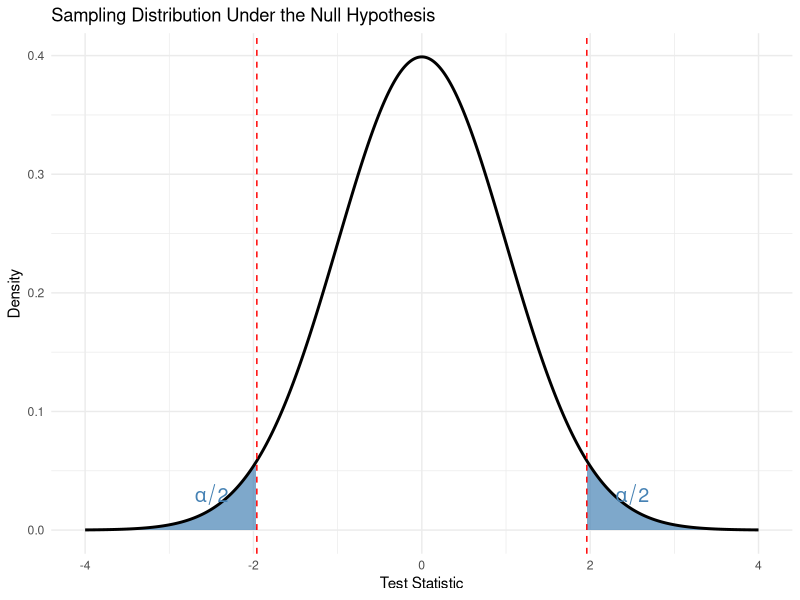
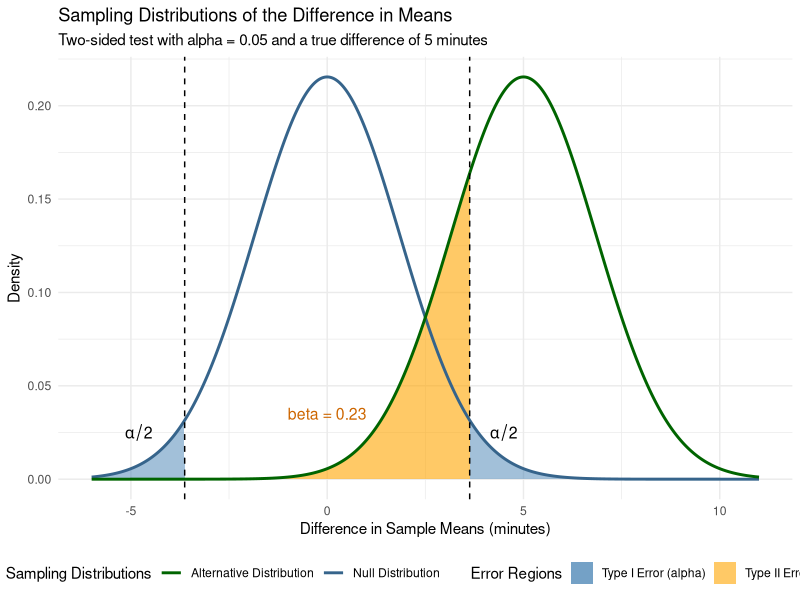
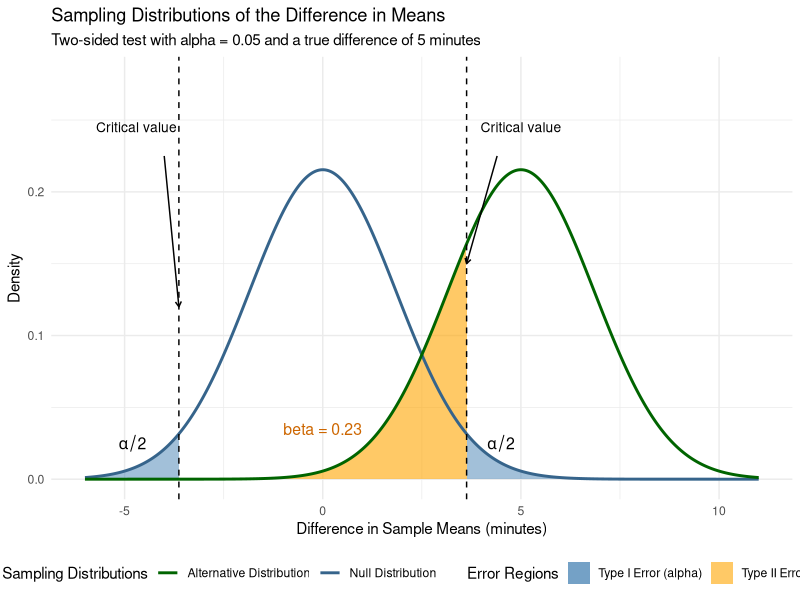
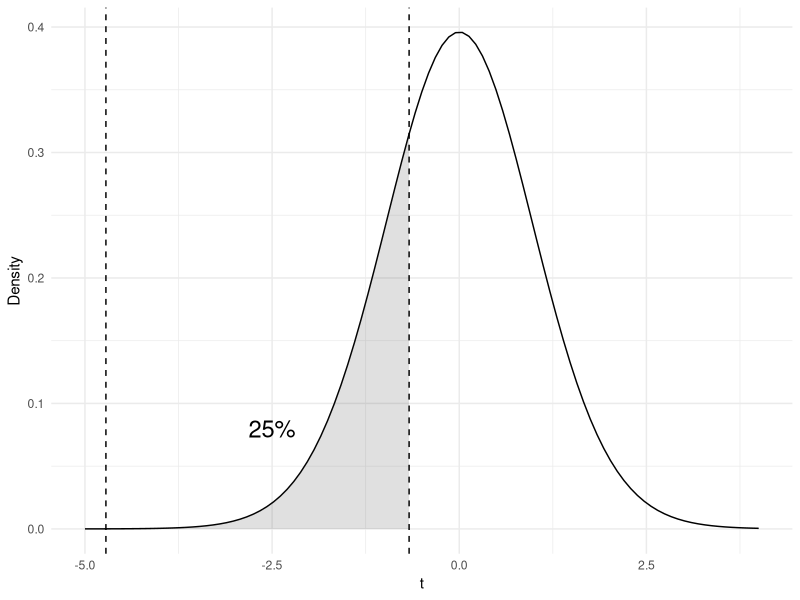
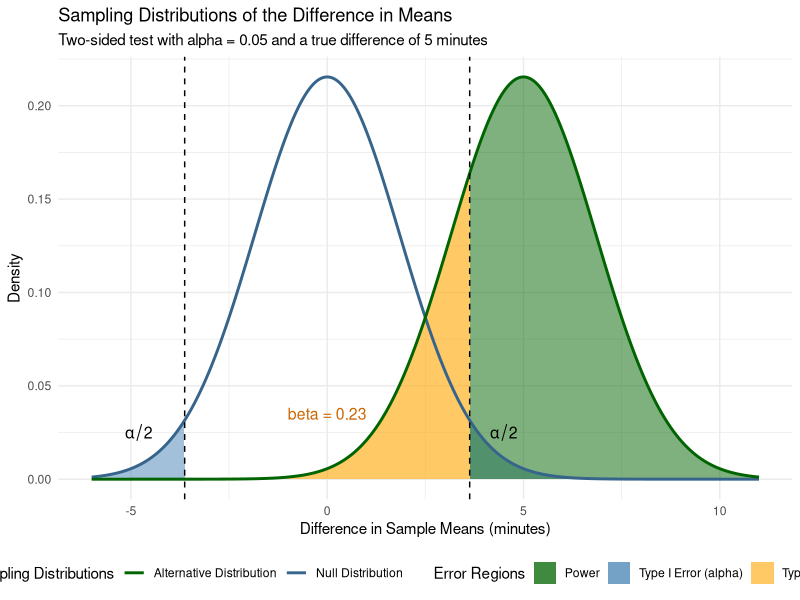
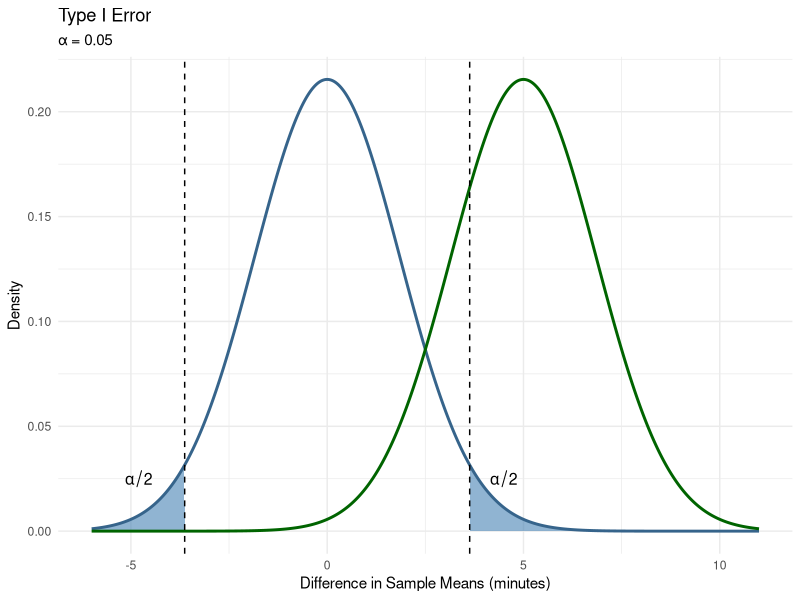
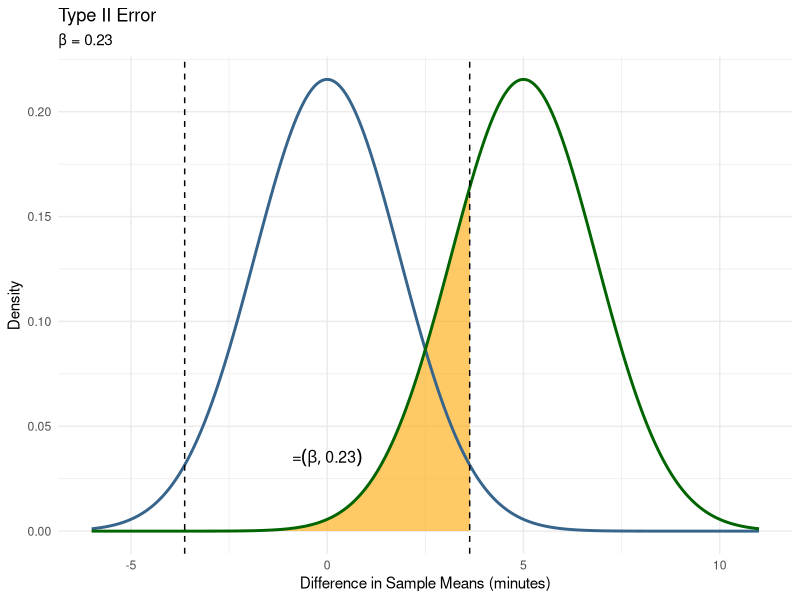
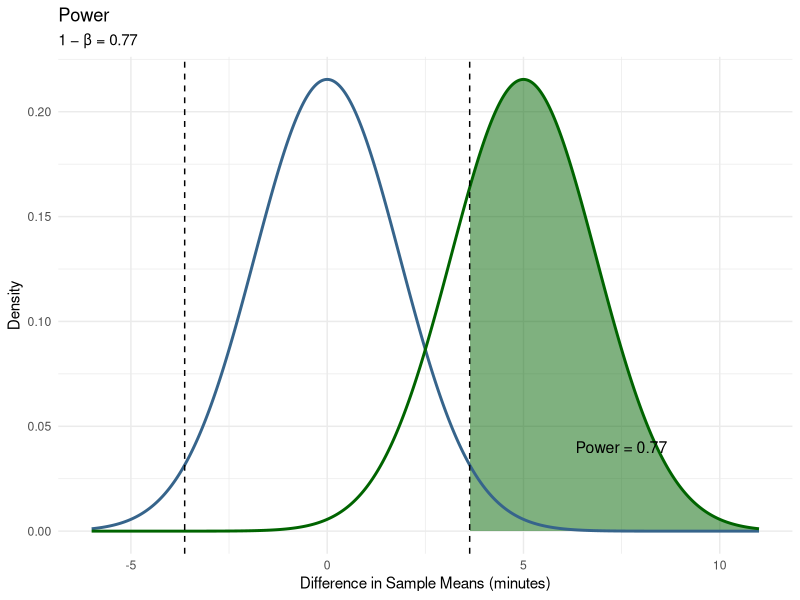

The R source for these figures, in order:
## ---- chunk 1
library(tidyverse)
library(palmerpenguins)
## ---- chunk 2
library(ggplot2)

alpha <- 0.05
z_crit <- qnorm(1 - alpha / 2)

data <- data.frame(x = seq(-4, 4, length.out = 1000))
data$y <- dnorm(data$x)

ggplot(data, aes(x = x, y = y)) +
  geom_area(
    data = subset(data, x <= -z_crit),
    fill = "steelblue",
    alpha = 0.7
  ) +
  geom_area(
    data = subset(data, x >= z_crit),
    fill = "steelblue",
    alpha = 0.7
  ) +
  geom_line(linewidth = 1) +
  geom_vline(
    xintercept = c(-z_crit, z_crit),
    linetype = "dashed",
    color = "red"
  ) +
  annotate("text", x = -2.5, y = 0.03, label = expression(alpha/2),
           color = "steelblue", size = 5) +
  annotate("text", x = 2.5, y = 0.03, label = expression(alpha/2),
           color = "steelblue", size = 5) +
  labs(
    title = "Sampling Distribution Under the Null Hypothesis",
    x = "Test Statistic",
    y = "Density"
  ) +
  theme_minimal()
## ---- chunk 3
#| echo: false
#| message: false
#| warning: false
library(ggplot2)

alpha <- 0.05
effect_size <- 5
se <- 1.852

crit <- qnorm(1 - alpha / 2) * se

x <- seq(-6, 11, length.out = 2000)

null <- data.frame(
  x = x,
  y = dnorm(x, mean = 0, sd = se)
)

alternative <- data.frame(
  x = x,
  y = dnorm(x, mean = effect_size, sd = se)
)

beta <- pnorm(crit, mean = effect_size, sd = se) -
        pnorm(-crit, mean = effect_size, sd = se)

ggplot() +
  # Type I error: two tails under the null distribution
  geom_area(
    data = subset(null, x <= -crit),
    aes(x = x, y = y, fill = "Type I Error (alpha)"),
    alpha = 0.5
  ) +
  geom_area(
    data = subset(null, x >= crit),
    aes(x = x, y = y, fill = "Type I Error (alpha)"),
    alpha = 0.5
  ) +
  # Type II error: central region under the alternative distribution
  geom_area(
    data = subset(alternative, x >= -crit & x <= crit),
    aes(x = x, y = y, fill = "Type II Error (beta)"),
    alpha = 0.6
  ) +
  # Null and alternative distributions
  geom_line(
    data = null,
    aes(x = x, y = y, color = "Null Distribution"),
    linewidth = 1
  ) +
  geom_line(
    data = alternative,
    aes(x = x, y = y, color = "Alternative Distribution"),
    linewidth = 1
  ) +
  # Critical values
  geom_vline(
    xintercept = c(-crit, crit),
    linetype = "dashed",
    color = "black"
  ) +
  # Type I error labels
  annotate(
    "text",
    x = -4.8, y = 0.025,
    label = "alpha/2",
    parse = TRUE,
    size = 4
  ) +
  annotate(
    "text",
    x = 4.5, y = 0.025,
    label = "alpha/2",
    parse = TRUE,
    size = 4
  ) +
  # Type II error label
  annotate(
    "text",
    x = 0, y = 0.035,
    label = paste0("beta = ", round(beta, 2)),
    color = "darkorange3",
    size = 4
  ) +
  scale_fill_manual(
    name = "Error Regions",
    values = c(
      "Type I Error (alpha)" = "steelblue",
      "Type II Error (beta)" = "orange"
    )
  ) +
  scale_color_manual(
    name = "Sampling Distributions",
    values = c(
      "Null Distribution" = "steelblue4",
      "Alternative Distribution" = "darkgreen"
    )
  ) +
  labs(
    title = "Sampling Distributions of the Difference in Means",
    subtitle = "Two-sided test with alpha = 0.05 and a true difference of 5 minutes",
    x = "Difference in Sample Means (minutes)",
    y = "Density"
  ) +
  coord_cartesian(xlim = c(-6, 11)) +
  theme_minimal() +
  theme(legend.position = "bottom")
## ---- chunk 4
#| echo: false
#| message: false
#| warning: false
library(ggplot2)

alpha <- 0.05
effect_size <- 5
se <- 1.852

crit <- qnorm(1 - alpha / 2) * se

x <- seq(-6, 11, length.out = 2000)

null <- data.frame(
  x = x,
  y = dnorm(x, mean = 0, sd = se)
)

alternative <- data.frame(
  x = x,
  y = dnorm(x, mean = effect_size, sd = se)
)

beta <- pnorm(crit, mean = effect_size, sd = se) -
        pnorm(-crit, mean = effect_size, sd = se)

ggplot() +
  # Type I error: two tails under the null distribution
  geom_area(
    data = subset(null, x <= -crit),
    aes(x = x, y = y, fill = "Type I Error (alpha)"),
    alpha = 0.5
  ) +
  geom_area(
    data = subset(null, x >= crit),
    aes(x = x, y = y, fill = "Type I Error (alpha)"),
    alpha = 0.5
  ) +
  # Type II error: central region under the alternative distribution
  geom_area(
    data = subset(alternative, x >= -crit & x <= crit),
    aes(x = x, y = y, fill = "Type II Error (beta)"),
    alpha = 0.6
  ) +
  # Null and alternative distributions
  geom_line(
    data = null,
    aes(x = x, y = y, color = "Null Distribution"),
    linewidth = 1
  ) +
  geom_line(
    data = alternative,
    aes(x = x, y = y, color = "Alternative Distribution"),
    linewidth = 1
  ) +
  # Critical values
  geom_vline(
    xintercept = c(-crit, crit),
    linetype = "dashed",
    color = "black"
  ) +
  # Type I error labels
  annotate(
    "text",
    x = -4.8, y = 0.025,
    label = "alpha/2",
    parse = TRUE,
    size = 4
  ) +
  annotate(
    "text",
    x = 4.5, y = 0.025,
    label = "alpha/2",
    parse = TRUE,
    size = 4
  ) +
  # Type II error label
  annotate(
    "text",
    x = 0, y = 0.035,
    label = paste0("beta = ", round(beta, 2)),
    color = "darkorange3",
    size = 4
  ) +
  # Arrows pointing to the critical values
  annotate(
    "text",
    x = -4.7, y = 0.245,
    label = "Critical value",
    size = 3.5
  ) +
  annotate(
    "segment",
    x = -4.0, y = 0.225,
    xend = -crit, yend = 0.12,
    arrow = grid::arrow(length = grid::unit(0.15, "cm")),
    color = "black"
  ) +
  annotate(
    "text",
    x = 5.0, y = 0.245,
    label = "Critical value",
    size = 3.5
  ) +
  annotate(
    "segment",
    x = 4.4, y = 0.225,
    xend = crit, yend = 0.15,
    arrow = grid::arrow(length = grid::unit(0.15, "cm")),
    color = "black"
  ) +
  scale_fill_manual(
    name = "Error Regions",
    values = c(
      "Type I Error (alpha)" = "steelblue",
      "Type II Error (beta)" = "orange"
    )
  ) +
  scale_color_manual(
    name = "Sampling Distributions",
    values = c(
      "Null Distribution" = "steelblue4",
      "Alternative Distribution" = "darkgreen"
    )
  ) +
  labs(
    title = "Sampling Distributions of the Difference in Means",
    subtitle = "Two-sided test with alpha = 0.05 and a true difference of 5 minutes",
    x = "Difference in Sample Means (minutes)",
    y = "Density"
  ) +
  coord_cartesian(xlim = c(-6, 11), ylim = c(0, 0.28)) +
  theme_minimal() +
  theme(legend.position = "bottom")
## ---- chunk 5
#| echo: false
#| message: false
#| warning: false
library(ggplot2)

df <- 34

ggplot(data.frame(x = c(-5, 4)), aes(x)) +
  stat_function(fun = dt, args = list(df = df)) +
  
  # Phi(-4.72)
  stat_function(
    fun = dt,
    args = list(df = df),
    geom = "area",
    xlim = c(-5, -4.72),
    alpha = 0.3
  ) +
  
  # Phi(-0.67)
  stat_function(
    fun = dt,
    args = list(df = df),
    geom = "area",
    xlim = c(-5, -0.67),
    alpha = 0.15
  ) +
  
  geom_vline(xintercept = -4.72, linetype = "dashed") +
  geom_vline(xintercept = -0.67, linetype = "dashed") +
  
  annotate(
    "text",
    x = -2.5,
    y = 0.08,
    label = "25%",
    size = 6
  ) +
  
  labs(
    x = "t",
    y = "Density"
  ) +
  theme_minimal()
## ---- chunk 6
#| echo: false
#| message: false
#| warning: false
library(ggplot2)

alpha <- 0.05
effect_size <- 5
se <- 1.852

crit <- qnorm(1 - alpha / 2) * se

x <- seq(-6, 11, length.out = 2000)

null <- data.frame(
  x = x,
  y = dnorm(x, mean = 0, sd = se)
)

alternative <- data.frame(
  x = x,
  y = dnorm(x, mean = effect_size, sd = se)
)

beta <- pnorm(crit, mean = effect_size, sd = se) -
        pnorm(-crit, mean = effect_size, sd = se)

power <- 1 - beta

ggplot() +
  # Type I error: two tails under the null distribution
  geom_area(
    data = subset(null, x <= -crit),
    aes(x = x, y = y, fill = "Type I Error (alpha)"),
    alpha = 0.5
  ) +
  geom_area(
    data = subset(null, x >= crit),
    aes(x = x, y = y, fill = "Type I Error (alpha)"),
    alpha = 0.5
  ) +
  # Type II error: central region under the alternative distribution
  geom_area(
    data = subset(alternative, x >= -crit & x <= crit),
    aes(x = x, y = y, fill = "Type II Error (beta)"),
    alpha = 0.6
  ) +
  # Power: two tails under the alternative distribution
  geom_area(
    data = subset(alternative, x <= -crit),
    aes(x = x, y = y, fill = "Power"),
    alpha = 0.5
  ) +
  geom_area(
    data = subset(alternative, x >= crit),
    aes(x = x, y = y, fill = "Power"),
    alpha = 0.5
  ) +
  # Null and alternative distributions
  geom_line(
    data = null,
    aes(x = x, y = y, color = "Null Distribution"),
    linewidth = 1
  ) +
  geom_line(
    data = alternative,
    aes(x = x, y = y, color = "Alternative Distribution"),
    linewidth = 1
  ) +
  # Critical values
  geom_vline(
    xintercept = c(-crit, crit),
    linetype = "dashed",
    color = "black"
  ) +
  # Type I error labels
  annotate(
    "text",
    x = -4.8, y = 0.025,
    label = "alpha/2",
    parse = TRUE,
    size = 4
  ) +
  annotate(
    "text",
    x = 4.5, y = 0.025,
    label = "alpha/2",
    parse = TRUE,
    size = 4
  ) +
  # Type II error label
  annotate(
    "text",
    x = 0, y = 0.035,
    label = paste0("beta = ", round(beta, 2)),
    color = "darkorange3",
    size = 4
  ) +
  # Power label
  #annotate(
   # "text",
    #x = 7.5, y = 0.04,
    #label = paste0("Power = ", round(power, 2)),
    #color = "darkgreen",
    #size = 4
  #) +
  scale_fill_manual(
    name = "Error Regions",
    values = c(
      "Type I Error (alpha)" = "steelblue",
      "Type II Error (beta)" = "orange",
      "Power" = "darkgreen"
    )
  ) +
  scale_color_manual(
    name = "Sampling Distributions",
    values = c(
      "Null Distribution" = "steelblue4",
      "Alternative Distribution" = "darkgreen"
    )
  ) +
  labs(
    title = "Sampling Distributions of the Difference in Means",
    subtitle = "Two-sided test with alpha = 0.05 and a true difference of 5 minutes",
    x = "Difference in Sample Means (minutes)",
    y = "Density"
  ) +
  coord_cartesian(xlim = c(-6, 11)) +
  theme_minimal() +
  theme(legend.position = "bottom")
## ---- chunk 7
#| echo: false
#| message: false
#| warning: false

library(ggplot2)

alpha <- 0.05
effect_size <- 5
se <- 1.852

crit <- qnorm(1 - alpha / 2) * se

x <- seq(-6, 11, length.out = 2000)

null <- data.frame(
  x = x,
  y = dnorm(x, mean = 0, sd = se)
)

alternative <- data.frame(
  x = x,
  y = dnorm(x, mean = effect_size, sd = se)
)

beta <- pnorm(crit, mean = effect_size, sd = se) -
        pnorm(-crit, mean = effect_size, sd = se)

power <- 1 - beta


# -------------------------
# Type I Error
# -------------------------

ggplot() +
  geom_area(
    data = subset(null, x <= -crit),
    aes(x = x, y = y),
    fill = "steelblue",
    alpha = 0.6
  ) +
  geom_area(
    data = subset(null, x >= crit),
    aes(x = x, y = y),
    fill = "steelblue",
    alpha = 0.6
  ) +
  geom_line(
    data = null,
    aes(x = x, y = y),
    color = "steelblue4",
    linewidth = 1
  ) +
  geom_line(
    data = alternative,
    aes(x = x, y = y),
    color = "darkgreen",
    linewidth = 1
  ) +
  geom_vline(
    xintercept = c(-crit, crit),
    linetype = "dashed"
  ) +
  annotate(
    "text",
    x = -4.8, y = 0.025,
    label = "alpha/2",
    parse = TRUE,
    size = 4
  ) +
  annotate(
    "text",
    x = 4.5, y = 0.025,
    label = "alpha/2",
    parse = TRUE,
    size = 4
  ) +
  labs(
    title = "Type I Error",
    subtitle = "α = 0.05",
    x = "Difference in Sample Means (minutes)",
    y = "Density"
  ) +
  coord_cartesian(xlim = c(-6, 11)) +
  theme_minimal()
## ---- chunk 8

# -------------------------
# Type II Error
# -------------------------

ggplot() +
  geom_area(
    data = subset(alternative, x >= -crit & x <= crit),
    aes(x = x, y = y),
    fill = "orange",
    alpha = 0.6
  ) +
  geom_line(
    data = null,
    aes(x = x, y = y),
    color = "steelblue4",
    linewidth = 1
  ) +
  geom_line(
    data = alternative,
    aes(x = x, y = y),
    color = "darkgreen",
    linewidth = 1
  ) +
  geom_vline(
    xintercept = c(-crit, crit),
    linetype = "dashed"
  ) +
  annotate(
    "text",
    x = 0,
    y = 0.035,
    label = paste0("beta = ", round(beta, 2)),
    parse = TRUE,
    size = 4
  ) +
  labs(
    title = "Type II Error",
    subtitle = paste0("β = ", round(beta, 2)),
    x = "Difference in Sample Means (minutes)",
    y = "Density"
  ) +
  coord_cartesian(xlim = c(-6, 11)) +
  theme_minimal()
## ---- chunk 9

# -------------------------
# Power
# -------------------------

ggplot() +
  geom_area(
    data = subset(alternative, x <= -crit),
    aes(x = x, y = y),
    fill = "darkgreen",
    alpha = 0.5
  ) +
  geom_area(
    data = subset(alternative, x >= crit),
    aes(x = x, y = y),
    fill = "darkgreen",
    alpha = 0.5
  ) +
  geom_line(
    data = null,
    aes(x = x, y = y),
    color = "steelblue4",
    linewidth = 1
  ) +
  geom_line(
    data = alternative,
    aes(x = x, y = y),
    color = "darkgreen",
    linewidth = 1
  ) +
  geom_vline(
    xintercept = c(-crit, crit),
    linetype = "dashed"
  ) +
  annotate(
    "text",
    x = 7.5,
    y = 0.04,
    label = paste0("Power = ", round(power, 2)),
    size = 4
  ) +
  labs(
    title = "Power",
    subtitle = paste0("1 − β = ", round(power, 2)),
    x = "Difference in Sample Means (minutes)",
    y = "Density"
  ) +
  coord_cartesian(xlim = c(-6, 11)) +
  theme_minimal()
## ---- chunk 10
#| echo: false
#| message: false
#| warning: false
library(ggplot2)

alpha <- 0.05
effect_size <- 5
se <- 1.852

crit <- qnorm(1 - alpha / 2) * se

x <- seq(-6, 11, length.out = 2000)

null <- data.frame(
  x = x,
  y = dnorm(x, mean = 0, sd = se)
)

alternative <- data.frame(
  x = x,
  y = dnorm(x, mean = effect_size, sd = se)
)

beta <- pnorm(crit, mean = effect_size, sd = se) -
        pnorm(-crit, mean = effect_size, sd = se)

power <- 1 - beta

ggplot() +
  # Type I error: two tails under the null distribution
  geom_area(
    data = subset(null, x <= -crit),
    aes(x = x, y = y, fill = "Type I Error (alpha)"),
    alpha = 0.5
  ) +
  geom_area(
    data = subset(null, x >= crit),
    aes(x = x, y = y, fill = "Type I Error (alpha)"),
    alpha = 0.5
  ) +
  # Type II error: central region under the alternative distribution
  geom_area(
    data = subset(alternative, x >= -crit & x <= crit),
    aes(x = x, y = y, fill = "Type II Error (beta)"),
    alpha = 0.6
  ) +
  # Power: two tails under the alternative distribution
  geom_area(
    data = subset(alternative, x <= -crit),
    aes(x = x, y = y, fill = "Power"),
    alpha = 0.5
  ) +
  geom_area(
    data = subset(alternative, x >= crit),
    aes(x = x, y = y, fill = "Power"),
    alpha = 0.5
  ) +
  # Null and alternative distributions
  geom_line(
    data = null,
    aes(x = x, y = y, color = "Null Distribution"),
    linewidth = 1
  ) +
  geom_line(
    data = alternative,
    aes(x = x, y = y, color = "Alternative Distribution"),
    linewidth = 1
  ) +
  # Critical values
  geom_vline(
    xintercept = c(-crit, crit),
    linetype = "dashed",
    color = "black"
  ) +
  # Type I error labels
  annotate(
    "text",
    x = -4.8, y = 0.025,
    label = "alpha/2",
    parse = TRUE,
    size = 4
  ) +
  annotate(
    "text",
    x = 4.5, y = 0.025,
    label = "alpha/2",
    parse = TRUE,
    size = 4
  ) +
  # Type II error label
  annotate(
    "text",
    x = 0, y = 0.035,
    label = paste0("beta = ", round(beta, 2)),
    color = "darkorange3",
    size = 4
  ) +
  # Power label
  #annotate(
   # "text",
    #x = 7.5, y = 0.04,
    #label = paste0("Power = ", round(power, 2)),
    #color = "darkgreen",
    #size = 4
  #) +
  scale_fill_manual(
    name = "Error Regions",
    values = c(
      "Type I Error (alpha)" = "steelblue",
      "Type II Error (beta)" = "orange",
      "Power" = "darkgreen"
    )
  ) +
  scale_color_manual(
    name = "Sampling Distributions",
    values = c(
      "Null Distribution" = "steelblue4",
      "Alternative Distribution" = "darkgreen"
    )
  ) +
  labs(
    title = "Sampling Distributions of the Difference in Means",
    subtitle = "Two-sided test with alpha = 0.05 and a true difference of 5 minutes",
    x = "Difference in Sample Means (minutes)",
    y = "Density"
  ) +
  coord_cartesian(xlim = c(-6, 11)) +
  theme_minimal() +
  theme(legend.position = "bottom")
## ---- chunk 11
#| echo: false
#| message: false
#| warning: false
library(ggplot2)

alpha <- 0.05
effect_size <- 10
se <- 1.852

crit <- qnorm(1 - alpha / 2) * se

x <- seq(-6, 16, length.out = 2000)

null <- data.frame(
  x = x,
  y = dnorm(x, mean = 0, sd = se)
)

alternative <- data.frame(
  x = x,
  y = dnorm(x, mean = effect_size, sd = se)
)

beta <- pnorm(crit, mean = effect_size, sd = se) -
        pnorm(-crit, mean = effect_size, sd = se)

power <- 1 - beta

ggplot() +
  # Type I error: two tails under the null distribution
  geom_area(
    data = subset(null, x <= -crit),
    aes(x = x, y = y, fill = "Type I Error (alpha)"),
    alpha = 0.5
  ) +
  geom_area(
    data = subset(null, x >= crit),
    aes(x = x, y = y, fill = "Type I Error (alpha)"),
    alpha = 0.5
  ) +
  # Type II error: central region under the alternative distribution
  geom_area(
    data = subset(alternative, x >= -crit & x <= crit),
    aes(x = x, y = y, fill = "Type II Error (beta)"),
    alpha = 0.6
  ) +
  # Power: two tails under the alternative distribution
  geom_area(
    data = subset(alternative, x <= -crit),
    aes(x = x, y = y, fill = "Power"),
    alpha = 0.5
  ) +
  geom_area(
    data = subset(alternative, x >= crit),
    aes(x = x, y = y, fill = "Power"),
    alpha = 0.5
  ) +
  # Null and alternative distributions
  geom_line(
    data = null,
    aes(x = x, y = y, color = "Null Distribution"),
    linewidth = 1
  ) +
  geom_line(
    data = alternative,
    aes(x = x, y = y, color = "Alternative Distribution"),
    linewidth = 1
  ) +
  # Critical values
  geom_vline(
    xintercept = c(-crit, crit),
    linetype = "dashed",
    color = "black"
  ) +
  # Type I error labels
  annotate(
    "text",
    x = -4.8, y = 0.025,
    label = "alpha/2",
    parse = TRUE,
    size = 4
  ) +
  annotate(
    "text",
    x = 4.5, y = 0.025,
    label = "alpha/2",
    parse = TRUE,
    size = 4
  ) +
  # Type II error label
  annotate(
    "text",
    x = 0, y = 0.035,
    label = paste0("beta = ", round(beta, 2)),
    color = "darkorange3",
    size = 4
  ) +
  scale_fill_manual(
    name = "Error Regions",
    values = c(
      "Type I Error (alpha)" = "steelblue",
      "Type II Error (beta)" = "orange",
      "Power" = "darkgreen"
    )
  ) +
  scale_color_manual(
    name = "Sampling Distributions",
    values = c(
      "Null Distribution" = "steelblue4",
      "Alternative Distribution" = "darkgreen"
    )
  ) +
  labs(
    title = "Sampling Distributions of the Difference in Means",
    subtitle = "Two-sided test with alpha = 0.05 and a true difference of 10 minutes",
    x = "Difference in Sample Means (minutes)",
    y = "Density"
  ) +
  coord_cartesian(xlim = c(-6, 16)) +
  theme_minimal() +
  theme(legend.position = "bottom")
## ---- chunk 12
#| echo: false
#| message: false
#| warning: false
library(ggplot2)

alpha <- 0.05
effect_size <- 1
se <- 1.852

crit <- qnorm(1 - alpha / 2) * se

x <- seq(-6, 11, length.out = 2000)

null <- data.frame(
  x = x,
  y = dnorm(x, mean = 0, sd = se)
)

alternative <- data.frame(
  x = x,
  y = dnorm(x, mean = effect_size, sd = se)
)

beta <- pnorm(crit, mean = effect_size, sd = se) -
        pnorm(-crit, mean = effect_size, sd = se)

power <- 1 - beta

ggplot() +
  # Type I error: two tails under the null distribution
  geom_area(
    data = subset(null, x <= -crit),
    aes(x = x, y = y, fill = "Type I Error (alpha)"),
    alpha = 0.5
  ) +
  geom_area(
    data = subset(null, x >= crit),
    aes(x = x, y = y, fill = "Type I Error (alpha)"),
    alpha = 0.5
  ) +
  # Type II error: central region under the alternative distribution
  geom_area(
    data = subset(alternative, x >= -crit & x <= crit),
    aes(x = x, y = y, fill = "Type II Error (beta)"),
    alpha = 0.6
  ) +
  # Power: two tails under the alternative distribution
  geom_area(
    data = subset(alternative, x <= -crit),
    aes(x = x, y = y, fill = "Power"),
    alpha = 0.5
  ) +
  geom_area(
    data = subset(alternative, x >= crit),
    aes(x = x, y = y, fill = "Power"),
    alpha = 0.5
  ) +
  # Null and alternative distributions
  geom_line(
    data = null,
    aes(x = x, y = y, color = "Null Distribution"),
    linewidth = 1
  ) +
  geom_line(
    data = alternative,
    aes(x = x, y = y, color = "Alternative Distribution"),
    linewidth = 1
  ) +
  # Critical values
  geom_vline(
    xintercept = c(-crit, crit),
    linetype = "dashed",
    color = "black"
  ) +
  # Type I error labels
  annotate(
    "text",
    x = -4.8, y = 0.025,
    label = "alpha/2",
    parse = TRUE,
    size = 4
  ) +
  annotate(
    "text",
    x = 4.5, y = 0.025,
    label = "alpha/2",
    parse = TRUE,
    size = 4
  ) +
  # Type II error label
  annotate(
    "text",
    x = 0, y = 0.035,
    label = paste0("beta = ", round(beta, 2)),
    color = "darkorange3",
    size = 4
  ) +
  scale_fill_manual(
    name = "Error Regions",
    values = c(
      "Type I Error (alpha)" = "steelblue",
      "Type II Error (beta)" = "orange",
      "Power" = "darkgreen"
    )
  ) +
  scale_color_manual(
    name = "Sampling Distributions",
    values = c(
      "Null Distribution" = "steelblue4",
      "Alternative Distribution" = "darkgreen"
    )
  ) +
  labs(
    title = "Sampling Distributions of the Difference in Means",
    subtitle = "Two-sided test with alpha = 0.05 and a true difference of 1 minute",
    x = "Difference in Sample Means (minutes)",
    y = "Density"
  ) +
  coord_cartesian(xlim = c(-6, 11)) +
  theme_minimal() +
  theme(legend.position = "bottom")
## ---- chunk 13
#| echo: false
#| message: false
#| warning: false
library(ggplot2)

alpha <- 0.05
effect_size <- 5
se <- 1.852

crit <- qnorm(1 - alpha / 2) * se

x <- seq(-6, 11, length.out = 2000)

null <- data.frame(
  x = x,
  y = dnorm(x, mean = 0, sd = se)
)

alternative <- data.frame(
  x = x,
  y = dnorm(x, mean = effect_size, sd = se)
)

beta <- pnorm(crit, mean = effect_size, sd = se) -
        pnorm(-crit, mean = effect_size, sd = se)

power <- 1 - beta

ggplot() +
  # Type I error: two tails under the null distribution
  geom_area(
    data = subset(null, x <= -crit),
    aes(x = x, y = y, fill = "Type I Error (alpha)"),
    alpha = 0.5
  ) +
  geom_area(
    data = subset(null, x >= crit),
    aes(x = x, y = y, fill = "Type I Error (alpha)"),
    alpha = 0.5
  ) +
  # Type II error: central region under the alternative distribution
  geom_area(
    data = subset(alternative, x >= -crit & x <= crit),
    aes(x = x, y = y, fill = "Type II Error (beta)"),
    alpha = 0.6
  ) +
  # Power: two tails under the alternative distribution
  geom_area(
    data = subset(alternative, x <= -crit),
    aes(x = x, y = y, fill = "Power"),
    alpha = 0.5
  ) +
  geom_area(
    data = subset(alternative, x >= crit),
    aes(x = x, y = y, fill = "Power"),
    alpha = 0.5
  ) +
  # Null and alternative distributions
  geom_line(
    data = null,
    aes(x = x, y = y, color = "Null Distribution"),
    linewidth = 1
  ) +
  geom_line(
    data = alternative,
    aes(x = x, y = y, color = "Alternative Distribution"),
    linewidth = 1
  ) +
  # Critical values
  geom_vline(
    xintercept = c(-crit, crit),
    linetype = "dashed",
    color = "black"
  ) +
  # Type I error labels
  annotate(
    "text",
    x = -4.8, y = 0.025,
    label = "alpha/2",
    parse = TRUE,
    size = 4
  ) +
  annotate(
    "text",
    x = 4.5, y = 0.025,
    label = "alpha/2",
    parse = TRUE,
    size = 4
  ) +
  # Type II error label
  annotate(
    "text",
    x = 0, y = 0.035,
    label = paste0("beta = ", round(beta, 2)),
    color = "darkorange3",
    size = 4
  ) +
  # Power label
  #annotate(
   # "text",
    #x = 7.5, y = 0.04,
    #label = paste0("Power = ", round(power, 2)),
    #color = "darkgreen",
    #size = 4
  #) +
  scale_fill_manual(
    name = "Error Regions",
    values = c(
      "Type I Error (alpha)" = "steelblue",
      "Type II Error (beta)" = "orange",
      "Power" = "darkgreen"
    )
  ) +
  scale_color_manual(
    name = "Sampling Distributions",
    values = c(
      "Null Distribution" = "steelblue4",
      "Alternative Distribution" = "darkgreen"
    )
  ) +
  labs(
    title = "Sampling Distributions of the Difference in Means",
    subtitle = "Two-sided test with alpha = 0.05 and a true difference of 5 minutes",
    x = "Difference in Sample Means (minutes)",
    y = "Density"
  ) +
  coord_cartesian(xlim = c(-6, 11)) +
  theme_minimal() +
  theme(legend.position = "bottom")
## ---- chunk 14
#| echo: false
#| message: false
#| warning: false
library(ggplot2)

alpha <- 0.05
effect_size <- 5
se <- 1.852 / sqrt(10)
df <- 349

crit <- qt(1 - alpha / 2, df = df) * se

x <- seq(-3, 9, length.out = 2000)

null <- data.frame(
  x = x,
  y = dnorm(x, mean = 0, sd = se)
)

alternative <- data.frame(
  x = x,
  y = dnorm(x, mean = effect_size, sd = se)
)

beta <- pnorm(crit, mean = effect_size, sd = se) -
        pnorm(-crit, mean = effect_size, sd = se)

power <- 1 - beta

ggplot() +
  # Type I error: two tails under the null distribution
  geom_area(
    data = subset(null, x <= -crit),
    aes(x = x, y = y, fill = "Type I Error (alpha)"),
    alpha = 0.5
  ) +
  geom_area(
    data = subset(null, x >= crit),
    aes(x = x, y = y, fill = "Type I Error (alpha)"),
    alpha = 0.5
  ) +
  # Type II error: central region under the alternative distribution
  geom_area(
    data = subset(alternative, x >= -crit & x <= crit),
    aes(x = x, y = y, fill = "Type II Error (beta)"),
    alpha = 0.6
  ) +
  # Power: two tails under the alternative distribution
  geom_area(
    data = subset(alternative, x <= -crit),
    aes(x = x, y = y, fill = "Power"),
    alpha = 0.5
  ) +
  geom_area(
    data = subset(alternative, x >= crit),
    aes(x = x, y = y, fill = "Power"),
    alpha = 0.5
  ) +
  # Null and alternative distributions
  geom_line(
    data = null,
    aes(x = x, y = y, color = "Null Distribution"),
    linewidth = 1
  ) +
  geom_line(
    data = alternative,
    aes(x = x, y = y, color = "Alternative Distribution"),
    linewidth = 1
  ) +
  # Critical values
  geom_vline(
    xintercept = c(-crit, crit),
    linetype = "dashed",
    color = "black"
  ) +
  # Type I error labels
  annotate(
    "text",
    x = -2.5, y = 0.08,
    label = "alpha/2",
    parse = TRUE,
    size = 4
  ) +
  annotate(
    "text",
    x = 2.5, y = 0.08,
    label = "alpha/2",
    parse = TRUE,
    size = 4
  ) +
  # Type II error label
  annotate(
    "text",
    x = 0, y = 0.10,
    label = paste0("beta = ", round(beta, 2)),
    color = "darkorange3",
    size = 4
  ) +
  scale_fill_manual(
    name = "Error Regions",
    values = c(
      "Type I Error (alpha)" = "steelblue",
      "Type II Error (beta)" = "orange",
      "Power" = "darkgreen"
    )
  ) +
  scale_color_manual(
    name = "Sampling Distributions",
    values = c(
      "Null Distribution" = "steelblue4",
      "Alternative Distribution" = "darkgreen"
    )
  ) +
  labs(
    title = "Sampling Distributions of the Difference in Means",
    subtitle = "n1 = 350, n2 = 400, df = 349, true difference = 5 minutes",
    x = "Difference in Sample Means (minutes)",
    y = "Density"
  ) +
  coord_cartesian(xlim = c(-3, 9)) +
  theme_minimal() +
  theme(legend.position = "bottom")
## ---- chunk 15
#| echo: false
#| message: false
#| warning: false
library(ggplot2)

alpha <- 0.10
effect_size <- 5
se <- 1.852

crit <- qnorm(1 - alpha / 2) * se

x <- seq(-6, 11, length.out = 2000)

null <- data.frame(
  x = x,
  y = dnorm(x, mean = 0, sd = se)
)

alternative <- data.frame(
  x = x,
  y = dnorm(x, mean = effect_size, sd = se)
)

beta <- pnorm(crit, mean = effect_size, sd = se) -
        pnorm(-crit, mean = effect_size, sd = se)

power <- 1 - beta

ggplot() +
  # Type I error: two tails under the null distribution
  geom_area(
    data = subset(null, x <= -crit),
    aes(x = x, y = y, fill = "Type I Error (alpha)"),
    alpha = 0.5
  ) +
  geom_area(
    data = subset(null, x >= crit),
    aes(x = x, y = y, fill = "Type I Error (alpha)"),
    alpha = 0.5
  ) +
  # Type II error: central region under the alternative distribution
  geom_area(
    data = subset(alternative, x >= -crit & x <= crit),
    aes(x = x, y = y, fill = "Type II Error (beta)"),
    alpha = 0.6
  ) +
  # Power: two tails under the alternative distribution
  geom_area(
    data = subset(alternative, x <= -crit),
    aes(x = x, y = y, fill = "Power"),
    alpha = 0.5
  ) +
  geom_area(
    data = subset(alternative, x >= crit),
    aes(x = x, y = y, fill = "Power"),
    alpha = 0.5
  ) +
  # Null and alternative distributions
  geom_line(
    data = null,
    aes(x = x, y = y, color = "Null Distribution"),
    linewidth = 1
  ) +
  geom_line(
    data = alternative,
    aes(x = x, y = y, color = "Alternative Distribution"),
    linewidth = 1
  ) +
  # Critical values
  geom_vline(
    xintercept = c(-crit, crit),
    linetype = "dashed",
    color = "black"
  ) +
  # Type I error labels
  annotate(
    "text",
    x = -4.8, y = 0.025,
    label = "alpha/2",
    parse = TRUE,
    size = 4
  ) +
  annotate(
    "text",
    x = 4.5, y = 0.025,
    label = "alpha/2",
    parse = TRUE,
    size = 4
  ) +
  # Type II error label
  annotate(
    "text",
    x = 0, y = 0.035,
    label = paste0("beta = ", round(beta, 2)),
    color = "darkorange3",
    size = 4
  ) +
  scale_fill_manual(
    name = "Error Regions",
    values = c(
      "Type I Error (alpha)" = "steelblue",
      "Type II Error (beta)" = "orange",
      "Power" = "darkgreen"
    )
  ) +
  scale_color_manual(
    name = "Sampling Distributions",
    values = c(
      "Null Distribution" = "steelblue4",
      "Alternative Distribution" = "darkgreen"
    )
  ) +
  labs(
    title = "Sampling Distributions of the Difference in Means",
    subtitle = "Two-sided test with alpha = 0.10 and a true difference of 5 minutes",
    x = "Difference in Sample Means (minutes)",
    y = "Density"
  ) +
  coord_cartesian(xlim = c(-6, 11)) +
  theme_minimal() +
  theme(legend.position = "bottom")
## ---- chunk 16
penguins |>
  na.omit() |>
  group_by(species, sex) |>
  count()
